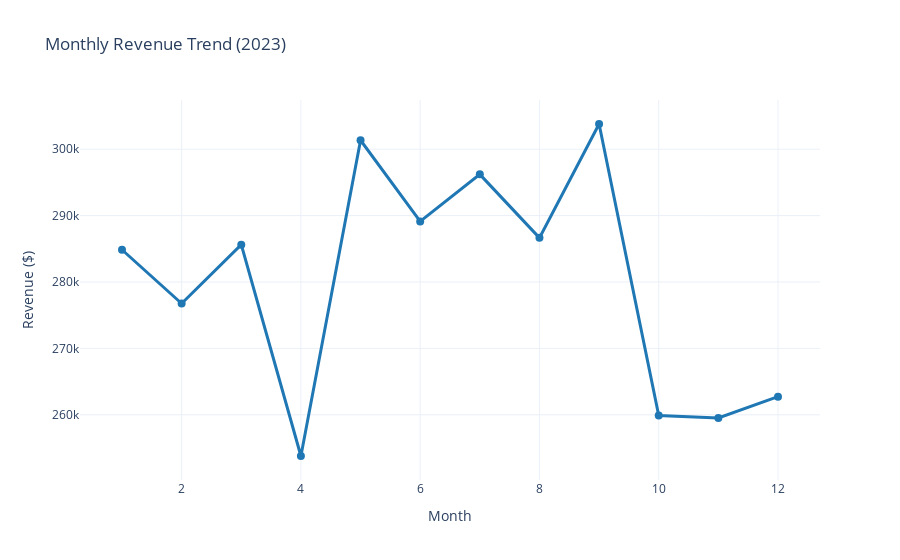

This figure's notebook cell:
### Code cell
# Create revenue trend visualization
title_suffix = f"({TARGET_YEAR})"
revenue_plot = metrics.plot_revenue_trend(monthly_trends, title_suffix)
revenue_plot.show()

# Additional insights
print(f"\nKEY INSIGHTS:")
print(f"- Best performing month: Month {monthly_trends.loc[monthly_trends['revenue'].idxmax(), 'month']} with ${monthly_trends['revenue'].max():,.0f}")
print(f"- Worst performing month: Month {monthly_trends.loc[monthly_trends['revenue'].idxmin(), 'month']} with ${monthly_trends['revenue'].min():,.0f}")
print(f"- Revenue volatility (std dev): ${monthly_trends['revenue'].std():,.0f}")

### Figure 1 — Plotly figure (JSON) as saved in the notebook; plotly's stock layout.template omitted (floating-point values rounded to 4 significant figures)
{"data": [{"line": {"color": "#1f77b4", "width": 3}, "marker": {"size": 8}, "mode": "lines+markers", "name": "Revenue", "type": "scatter", "x": [1, 2, 3, 4, 5, 6, 7, 8, 9, 10, 11, 12], "y": [284900.0, 276800.0, 285600.0, 253800.0, 301300.0, 289100.0, 296200.0, 286600.0, 303800.0, 259900.0, 259500.0, 262700.0]}], "layout": {"hovermode": "x unified", "title": {"text": "Monthly Revenue Trend (2023)"}, "xaxis": {"title": {"text": "Month"}}, "yaxis": {"title": {"text": "Revenue ($)"}}}}
